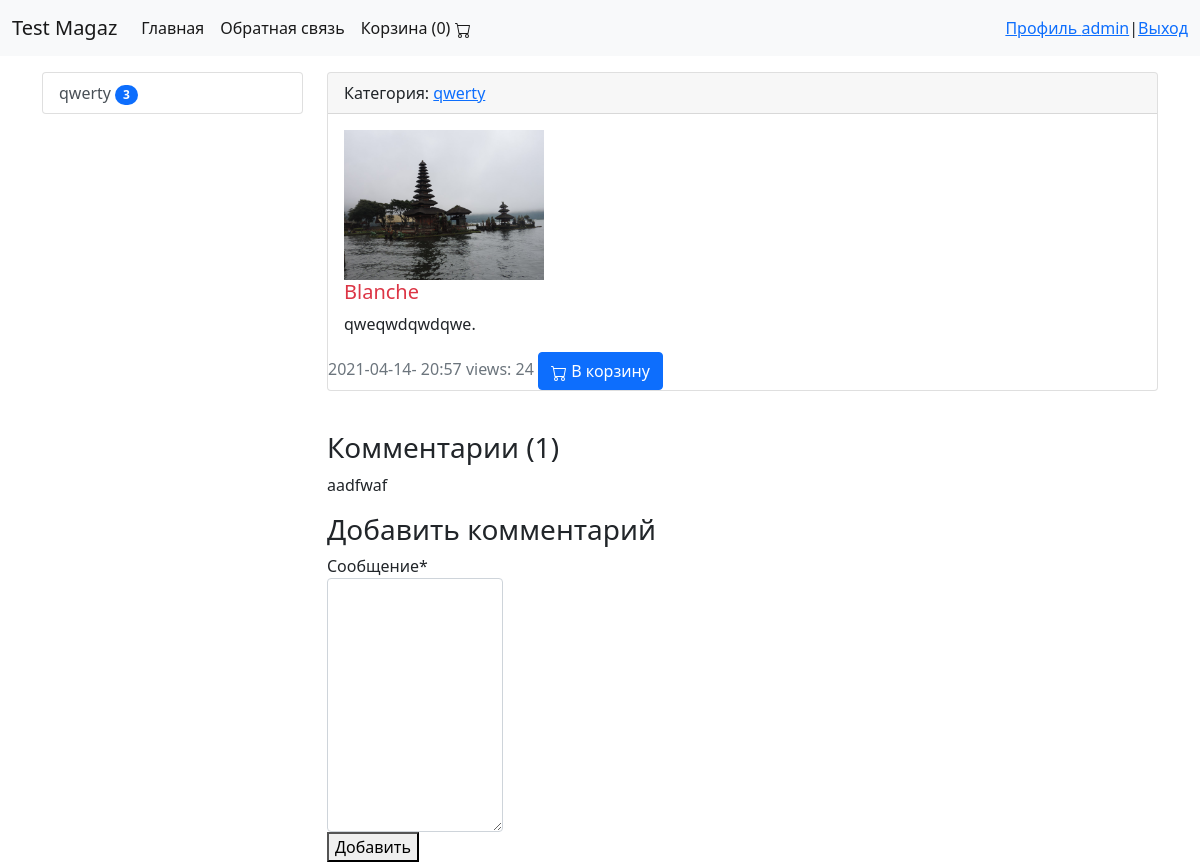
/product/blanche/ (signed in), run on the app's committed database.
### news/models.py (models this page shows, shortened)
class Category(models.Model):
    title = models.CharField(max_length=150,db_index=True,verbose_name='Заголовок')
    slug = models.SlugField(verbose_name='URL категории', unique=True)
    def get_absolute_url(self):
        return reverse('category',kwargs={"slug":self.slug})
    class Meta:
        verbose_name='Категория'
        verbose_name_plural='Категории'
        ordering=['title']

class Product(models.Model):
    category = models.ForeignKey('Category',on_delete=models.PROTECT)
    name = models.CharField(max_length=150,verbose_name='Заголовок')
    slug = models.SlugField(verbose_name='URL продукта', unique=True)
    content = models.TextField(verbose_name='Контент')
    price = models.DecimalField( decimal_places=2, max_digits=9)
    created_at = models.DateTimeField(auto_now_add=True,verbose_name='СОздано')
    image = models.ImageField(upload_to='photos/%Y/%m/%d/',verbose_name='Изображение')
    is_publish = models.BooleanField(default=True)
    views = models.IntegerField(default=0)
    class Meta:
        verbose_name='Продукт'
        verbose_name_plural='Продукты'
        ordering=['-created_at',]

class Reviews(models.Model):
    name= models.CharField(max_length=255, verbose_name='Имя')
    text= models.TextField('Сообщение',max_length=500)
    product=models.ForeignKey(Product,verbose_name='Продукт',on_delete=models.CASCADE)
    data = models.DateTimeField(auto_now_add=True,db_index=True,verbose_name='Добавлено')
    class Meta:
        verbose_name='Отзыв'
        verbose_name_plural='Отзывы'

### news/views.py (the view)
# urls.py: path('product/<str:slug>/',ProductView.as_view(),name='view_prdouct'),
class ProductView(DetailView):
    model= Product
    template_name= 'products/view_products.html'
    context_object_name = 'product'
    def get_context_data(self,*,object_list=None,**kwargs):
        context = super().get_context_data(**kwargs)
        self.object.views = F('views') + 1
        self.object.save()
        self.object.refresh_from_db()
        context['title']= self.get_object().name
        context['form']= ReviewsForm()
        return context

### news/forms.py
class ReviewsForm(forms.ModelForm):
    class Meta:
        model = Reviews
        fields=('text',)

### news/templatetags/products_tags.py (called while the page is built)
@register.inclusion_tag('products/list_categories.html')
def show_categories():
    categories = Category.objects.annotate(cnt=Count('product',filter=F('product__is_publish'))).filter(cnt__gt=0)
    return {"categories":categories}

### news/templates/products/view_products.html (shortened to what this page needs)
{% extends 'base.html' %}
{% load crispy_forms_tags %}
{%block sidebar%}
 {% include 'inc/_sidebar.html'%}
{%endblock%}
{%block content%}
  <div class="card mb-3">
      <div class="card-header">
        Категория: <a href="{{product.category.get_absolute_url}}" >  {{product.category.title}}</a>
      </div>
      <div class="card-body">
          {%if product.image%}
              <img src="{{product.image.url}}" alt="{{product.name}}" width="200" class="float-left mr-3">
              {%endif%}
        <h5 class="card-title {%cycle 'text-danger' 'text-success'%}">{{product.name}}</h5>
        <p class="card-text">{{product.content|safe}}.</p>
      </div>
      <div class="cart-footer text-muted">
          {{product.created_at | date:"Y-m-d- H:i"}}
          views: {{product.views}}
          <a href="{% url 'cart_add' product.id %}"><button type="button" class="btn btn-primary">
    В корзину
          </button></a>
      </div>
    </div>
      <br>
      <h3>Комментарии ({{product.reviews_set.all.count}})</h3>
{%for comment in product.reviews_set.all%}
<p>{{comment.text}}</p>
{%endfor%}
{%if request.user.is_authenticated%}
<h3>Добавить комментарий</h3>
<div  style="max-width: 175.68px; ">
<form action="{%url 'add_comment' product.id%}"  method="post">
    {{ form|crispy }}
    <button type="submit">Добавить</button>
  </form>
</div>
{%else%}
<p>что-бы оставлять комментарии нужно <a href="{%url 'register'%}">зарегистрироваться</a> </p>
{%endif%}
{%endblock%}

### templates/inc/_navbar.html (shortened to what this page needs)
{% load cart_tag %}
<nav class="navbar navbar-expand-lg navbar-light bg-light">
    <div class="container-fluid">
      <a class="navbar-brand" href="{% url 'home' %}">Test Magaz</a>
      <div class="collapse navbar-collapse" id="navbarSupportedContent">
        <ul class="navbar-nav me-auto mb-2 mb-lg-0">
          <li class="nav-item">
            <a class="nav-link active" aria-current="page" href="{% url 'home' %}">Главная</a>
          </li>
          <li class="nav-item">
            <a class="nav-link active" aria-current="page" href="{% url 'contact' %}">Обратная связь</a>
          </li>
          <li class="nav-item">
            <a href="{% url 'cart_detail' %}" class="nav-link active" aria-current="page"  >
              Корзина  ({{request.session.cart|length}})
            </a>          </li>
     </ul>
     {% if request.user.is_authenticated%}
     <a href="{%url 'profile'%}">Профиль {{user.username}} </a> |  <a href="{%url 'logout'%}">Выход</a>
     {%else%}
     <span class="navbar-text">
      <a href="{%url 'register'%}">Регистрация</a> | <a href="{%url 'login'%}">Вход</a>
    </span>
    {%endif%}
    </div>
  </nav>

### news/templates/products/list_categories.html
{% load products_tags %}
<div class="list-group">
      {%for item in categories%}
      <a href="{{item.get_absolute_url}}" class="list-group-item list-group-item-action">{{item.title}}
       <span class="badge bg-primary rounded-pill">{{item.cnt}}</span></a>
    {%endfor%}
    </div>

### data on the page
Category: title "qwerty", cnt "3"
Product: category "qwerty", image (picture), name "Blanche", content "qweqwdqwdqwe", created_at "2021-04-14- 20:57", views "24", reviews_set.all.count "1"
Reviews: text "aadfwaf"

### other printed values
{{ request.session.cart|length }} "0"
{{ user.username }} "admin"
